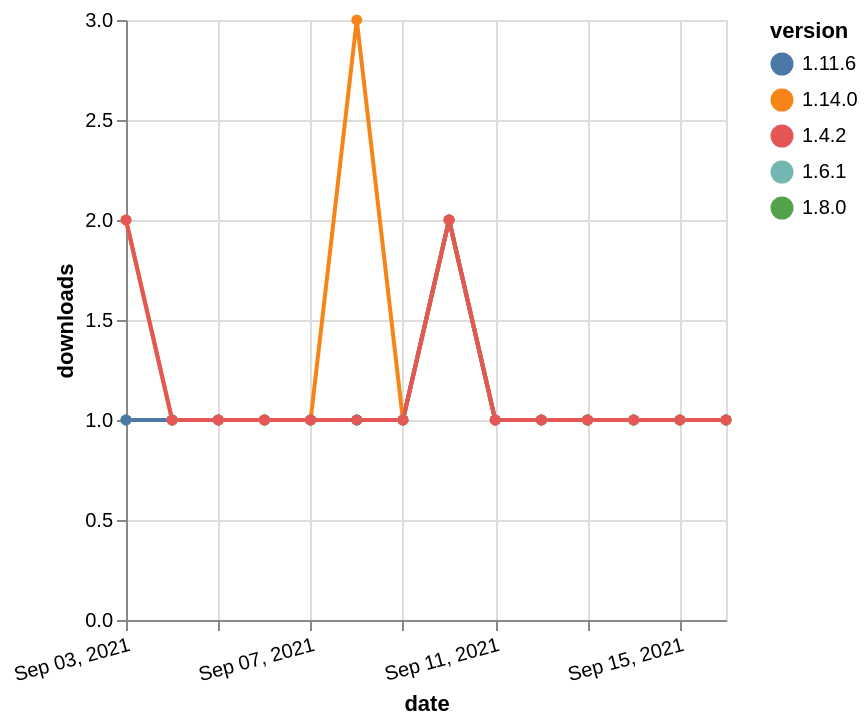

Specify this chart in Vega-Lite:
### Vega-Lite specification from a JSON file in a GitHub repository (floating-point values rounded to 4 significant figures)
{"$schema": "https://vega.github.io/schema/vega-lite/v5.json", "description": "A simple bar chart with embedded data.", "data": {"values": [{"date": "2021-09-03", "total": 196, "delta": 1, "version": "1.6.1"}, {"date": "2021-09-04", "total": 197, "delta": 1, "version": "1.6.1"}, {"date": "2021-09-05", "total": 198, "delta": 1, "version": "1.6.1"}, {"date": "2021-09-06", "total": 199, "delta": 1, "version": "1.6.1"}, {"date": "2021-09-07", "total": 200, "delta": 1, "version": "1.6.1"}, {"date": "2021-09-08", "total": 201, "delta": 1, "version": "1.6.1"}, {"date": "2021-09-09", "total": 202, "delta": 1, "version": "1.6.1"}, {"date": "2021-09-10", "total": 204, "delta": 2, "version": "1.6.1"}, {"date": "2021-09-11", "total": 205, "delta": 1, "version": "1.6.1"}, {"date": "2021-09-12", "total": 206, "delta": 1, "version": "1.6.1"}, {"date": "2021-09-13", "total": 207, "delta": 1, "version": "1.6.1"}, {"date": "2021-09-14", "total": 208, "delta": 1, "version": "1.6.1"}, {"date": "2021-09-15", "total": 209, "delta": 1, "version": "1.6.1"}, {"date": "2021-09-16", "total": 210, "delta": 1, "version": "1.6.1"}, {"date": "2021-09-03", "total": 188, "delta": 1, "version": "1.8.0"}, {"date": "2021-09-04", "total": 189, "delta": 1, "version": "1.8.0"}, {"date": "2021-09-05", "total": 190, "delta": 1, "version": "1.8.0"}, {"date": "2021-09-06", "total": 191, "delta": 1, "version": "1.8.0"}, {"date": "2021-09-07", "total": 192, "delta": 1, "version": "1.8.0"}, {"date": "2021-09-08", "total": 193, "delta": 1, "version": "1.8.0"}, {"date": "2021-09-09", "total": 194, "delta": 1, "version": "1.8.0"}, {"date": "2021-09-10", "total": 196, "delta": 2, "version": "1.8.0"}, {"date": "2021-09-11", "total": 197, "delta": 1, "version": "1.8.0"}, {"date": "2021-09-12", "total": 198, "delta": 1, "version": "1.8.0"}, {"date": "2021-09-13", "total": 199, "delta": 1, "version": "1.8.0"}, {"date": "2021-09-14", "total": 200, "delta": 1, "version": "1.8.0"}, {"date": "2021-09-15", "total": 201, "delta": 1, "version": "1.8.0"}, {"date": "2021-09-16", "total": 202, "delta": 1, "version": "1.8.0"}, {"date": "2021-09-03", "total": 154, "delta": 1, "version": "1.11.6"}, {"date": "2021-09-04", "total": 155, "delta": 1, "version": "1.11.6"}, {"date": "2021-09-05", "total": 156, "delta": 1, "version": "1.11.6"}, {"date": "2021-09-06", "total": 157, "delta": 1, "version": "1.11.6"}, {"date": "2021-09-07", "total": 158, "delta": 1, "version": "1.11.6"}, {"date": "2021-09-08", "total": 159, "delta": 1, "version": "1.11.6"}, {"date": "2021-09-09", "total": 160, "delta": 1, "version": "1.11.6"}, {"date": "2021-09-10", "total": 162, "delta": 2, "version": "1.11.6"}, {"date": "2021-09-11", "total": 163, "delta": 1, "version": "1.11.6"}, {"date": "2021-09-12", "total": 164, "delta": 1, "version": "1.11.6"}, {"date": "2021-09-13", "total": 165, "delta": 1, "version": "1.11.6"}, {"date": "2021-09-14", "total": 166, "delta": 1, "version": "1.11.6"}, {"date": "2021-09-15", "total": 167, "delta": 1, "version": "1.11.6"}, {"date": "2021-09-16", "total": 168, "delta": 1, "version": "1.11.6"}, {"date": "2021-09-03", "total": 113, "delta": 2, "version": "1.14.0"}, {"date": "2021-09-04", "total": 114, "delta": 1, "version": "1.14.0"}, {"date": "2021-09-05", "total": 115, "delta": 1, "version": "1.14.0"}, {"date": "2021-09-06", "total": 116, "delta": 1, "version": "1.14.0"}, {"date": "2021-09-07", "total": 117, "delta": 1, "version": "1.14.0"}, {"date": "2021-09-08", "total": 120, "delta": 3, "version": "1.14.0"}, {"date": "2021-09-09", "total": 121, "delta": 1, "version": "1.14.0"}, {"date": "2021-09-10", "total": 123, "delta": 2, "version": "1.14.0"}, {"date": "2021-09-11", "total": 124, "delta": 1, "version": "1.14.0"}, {"date": "2021-09-12", "total": 125, "delta": 1, "version": "1.14.0"}, {"date": "2021-09-13", "total": 126, "delta": 1, "version": "1.14.0"}, {"date": "2021-09-14", "total": 127, "delta": 1, "version": "1.14.0"}, {"date": "2021-09-15", "total": 128, "delta": 1, "version": "1.14.0"}, {"date": "2021-09-16", "total": 129, "delta": 1, "version": "1.14.0"}, {"date": "2021-09-03", "total": 243, "delta": 2, "version": "1.4.2"}, {"date": "2021-09-04", "total": 244, "delta": 1, "version": "1.4.2"}, {"date": "2021-09-05", "total": 245, "delta": 1, "version": "1.4.2"}, {"date": "2021-09-06", "total": 246, "delta": 1, "version": "1.4.2"}, {"date": "2021-09-07", "total": 247, "delta": 1, "version": "1.4.2"}, {"date": "2021-09-08", "total": 248, "delta": 1, "version": "1.4.2"}, {"date": "2021-09-09", "total": 249, "delta": 1, "version": "1.4.2"}, {"date": "2021-09-10", "total": 251, "delta": 2, "version": "1.4.2"}, {"date": "2021-09-11", "total": 252, "delta": 1, "version": "1.4.2"}, {"date": "2021-09-12", "total": 253, "delta": 1, "version": "1.4.2"}, {"date": "2021-09-13", "total": 254, "delta": 1, "version": "1.4.2"}, {"date": "2021-09-14", "total": 255, "delta": 1, "version": "1.4.2"}, {"date": "2021-09-15", "total": 256, "delta": 1, "version": "1.4.2"}, {"date": "2021-09-16", "total": 257, "delta": 1, "version": "1.4.2"}]}, "width": "container", "mark": {"type": "line", "point": {"filled": true}}, "encoding": {"x": {"field": "date", "type": "temporal", "timeUnit": "yearmonthdate", "title": "date", "axis": {"labelAngle": -15}}, "y": {"field": "delta", "type": "quantitative", "title": "downloads"}, "color": {"field": "version", "type": "nominal"}, "tooltip": {"field": "delta"}}}
